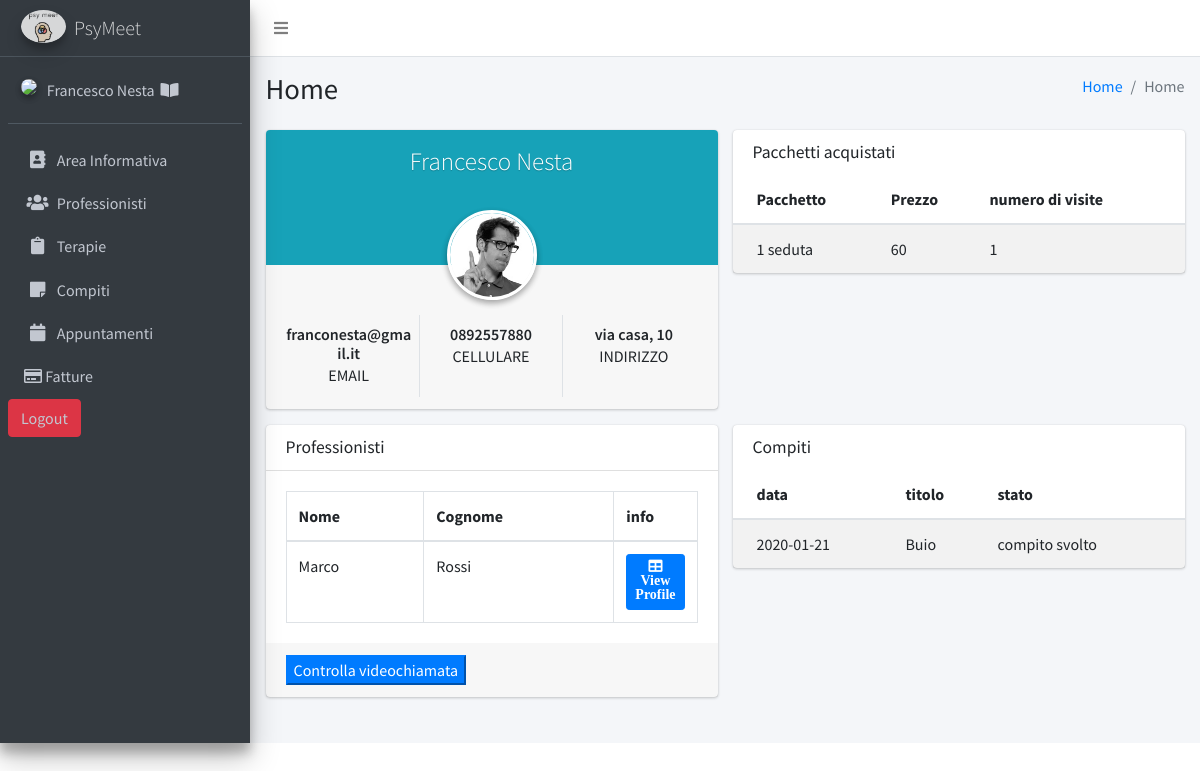
/interface/Paziente/indexPaziente.php (signed in), run on the app's committed database.
### tables this page shows
CREATE TABLE paziente(
 cf CHAR(16) not null,
 nome VARCHAR(20) not null,
 cognome VARCHAR(20) not null,
 data_nascita DATE not null,
 email VARCHAR(50) not null unique,
 telefono VARCHAR(15) not null,
 passwor VARCHAR(50) not null,
 indirizzo VARCHAR(500) not null,
 istruzione VARCHAR(500) not null,
 lavoro VARCHAR(100) not null,
 difficol_cura INT not null,
 foto_profilo_paz MEDIUMBLOB,
 videochiamata boolean,
 PRIMARY KEY(cf)
);

CREATE TABLE pacchetto(
 id_pacchetto INT unsigned auto_increment not null,
 n_sedute INT not null,
 prezzo FLOAT not null,
 tipologia VARCHAR(500) not null,
 PRIMARY KEY(id_pacchetto)
);

CREATE TABLE fattura(
 id_fattura INT unsigned auto_increment not null,
 data DATE not null,
 cf CHAR(16) not null,
 id_scelta INT unsigned not null,
 n_sedute_rim INT unsigned not null,
 PRIMARY KEY(id_fattura),
 FOREIGN KEY(cf) REFERENCES paziente(cf)
 ON DELETE CASCADE ON UPDATE CASCADE,
 FOREIGN KEY(id_scelta) REFERENCES scelta(id_scelta)
 ON DELETE CASCADE ON UPDATE CASCADE
);

CREATE TABLE professionista(
 cf_prof CHAR(16) not null,
 nome VARCHAR(20) not null,
 cognome VARCHAR(20) not null,
 data_nascita DATE not null,
 email VARCHAR(50) not null unique,
 telefono VARCHAR(15) not null,
 cellulare VARCHAR(15) not null,
 passwor VARCHAR(50) not null,
 indirizzo_studio VARCHAR(500) not null,
 esperienze TEXT not null,
 pubblicazioni TEXT not null,
 titolo_studio VARCHAR(500) not null,
 n_iscrizione_albo VARCHAR(100) not null,
 partita_iva CHAR(11) not null,
 pec VARCHAR(50) not null,
 specializzazione VARCHAR(500) ,
 polizza_RC VARCHAR(500) not null,
 foto_profilo_professionista MEDIUMBLOB,
 PRIMARY KEY(cf_prof)
);

CREATE TABLE compito(
 id_compito INT unsigned auto_increment not null,
 data DATE not null,
 effettuato BOOL not null,
 titolo VARCHAR(1000) not null,
 descrizione TEXT not null,
 svolgimento VARCHAR (1000),
 correzione VARCHAR (500),
 cf_prof CHAR(16) not null,
 cf CHAR(16) not null,
 PRIMARY KEY(id_compito),
 FOREIGN KEY(cf_prof) REFERENCES professionista(cf_prof)
 ON DELETE CASCADE ON UPDATE CASCADE,
 FOREIGN KEY(cf) REFERENCES paziente(cf)
 ON DELETE CASCADE ON UPDATE CASCADE
);

### interface/Paziente/indexPaziente.php (the view, shortened to what the rows shown need)
<?php
include '../../storage/Paziente.php';
include '../../storage/Pacchetto.php';
include '../../storage/Fattura.php';
include '../../storage/scelta.php';
include '../../storage/Professionista.php';
include '../../storage/Terapia.php';
include '../../storage/Compito.php';
include '../../storage/DatabaseInterface.php';
include '../../plugins/libArray/FunArray.php';
include '../../applicationLogic/PazienteControl.php';
include '../../applicationLogic/PacchettoControl.php';
include '../../applicationLogic/AreaInformativaControl.php';
include '../../applicationLogic/CompitoControl.php';
$cfPaziente = $_SESSION['codiceFiscale'];
$paz = PazienteControl::getPaz($cfPaziente);
$pacchettiPaz = PacchettoControl::getFatture($cfPaziente);
$professionistiByPaz = AreaInformativaControl::getProfessionistByPaz($cfPaziente);
$compitiPaz = CompitoControl::selectAllCompitiPaz($cfPaziente);
?>
<!DOCTYPE html>
<html>
<head>
    <link rel="stylesheet" href="../../plugins/fontawesome-free/css/all.min.css">
    <link rel="stylesheet" href="https://code.ionicframework.com/ionicons/2.0.1/css/ionicons.min.css">
    <link rel="stylesheet" href="../../dist/css/adminlte.min.css">
</head>
<body class="hold-transition sidebar-mini">
<div class="wrapper">
    <aside class="main-sidebar sidebar-dark-primary elevation-4" >
        <div class="sidebar">
            <div class="user-panel mt-3 pb-3 mb-3 d-flex">
                <div class="info">
                    <a href="areaPersonalePaziente.php" class="d-block"><?php echo $paz->getNome() . ' ' . $paz->getCognome(); ?> <i class="nav-icon fas fa-book-open" style="padding-left: 2%;" ></i></a>
                </div>
            </div>
        </div>
    </aside>
    <div class="content-wrapper">
        <section class="content-header">
            <div class="container-fluid">
                <div class="row mb-2">
                    <div class="col-sm-6">
                        <h1>Home</h1>
                    </div>
                </div>
            </div>
        </section>
        <section class="content">
            <div class="container-fluid">
                <div class="row">
                    <div class="col-md-6">
                    <div class="card card-widget widget-user">
                        <div class="widget-user-header bg-info">
                            <h3 class="widget-user-username"><?php echo $paz->getNome() . ' ' . $paz->getCognome() ?></h3>
                        </div>
                        <div class="card-footer">
                            <div class="row">
                                <div class="col-sm-4 border-right">
                                    <div class="description-block">
                                        <h5 class="description-header"><?php echo $paz->getEmail() ?></h5>
                                        <span class="description-text">Email</span>
                                    </div>
                                </div>
                                <div class="col-sm-4 border-right">
                                    <div class="description-block">
                                        <h5 class="description-header"><?php echo $paz->getTelefono() ?></h5>
                                        <span class="description-text">CELLULARE</span>
                                    </div>
                                </div>
                                <div class="col-sm-4">
                                    <div class="description-block">
                                        <h5 class="description-header"><?php echo $paz->getIndirizzo() ?></h5>
                                        <span class="description-text">Indirizzo </span>
                                    </div>
                                </div>
                            </div>
                        </div>
                    </div>
                    </div>
                    <div class="col-md-6">
                    <div class="card" >
                        <div class="card-body table-responsive p-0">
                            <table class="table table-striped table-valign-middle">
                                <thead>
                                <tr>
                                    <th>Pacchetto</th>
                                    <th>Prezzo</th>
                                    <th>numero di visite</th>
                                </tr>
                                </thead>
                                <?php  if ($pacchettiPaz !=null) {
								for ($i=0; $i<count($pacchettiPaz); $i++) {
									$scelta = PacchettoControl::getSceltaById($pacchettiPaz[$i]->getIdScelta());
									$pacchetto = PacchettoControl::recuperaPacchetto($scelta->getIdPacchetto()); ?>
                                        <form method="post" action="../../applicationLogic/PacchettoControlForm.php">
                                            <tbody>
                                            <tr>
                                                <td >
                                                    <?php echo $pacchetto->getTipologia(); ?>
                                                </td>
                                                <td >
                                                    <?php echo $pacchetto->getPrezzo(); ?>
                                                </td>
                                                <td>
                                                    <?php echo $pacchettiPaz[$i]->getNSeduteRim(); ?>
                                                </td>
                                            </tr>
                                            </tbody>
                                        </form>
                                        <?php
								}
							} ?>
                            </table>
                        </div>
                    </div>
                    </div>
                    <div class="col-md-6">
                    <div class="card">
                        <div class="card-body">
                            <table class="table table-bordered">
                                <thead>
                                <tr>
                                    <th>Nome</th>
                                    <th>Cognome</th>
                                    <th style="width: 40px">info</th>
                                </tr>
                                </thead>
                                <tbody>
                                <?php
								if ($professionistiByPaz != null) {
									for ($i=0; $i<count($professionistiByPaz); $i++) { ?>
                                        <tr>
                                            <td><?php echo $professionistiByPaz[$i]->getNome(); ?></td>
                                            <td><?php echo $professionistiByPaz[$i]->getCognome(); ?></td>
                                            <td><form class="" action="../Utente/schedaProfessionista.php" method="post">
                                                    <button type="submit" class="btn btn-primary btn-sm" name="button" style="background-color: #007bff; border-color: #007bff;">
                                                        <i class="nav-icon fas fa-table">
                                                            View Profile
                                                        </i>
                                                    </button>
                                                </form></i></td>
                                        </tr>
                                    <?php }
								} else {
									echo '<tr>
                                            <td>vuoto</td>
                                            <td>vuoto</td>
                                            <td>vuoto</td>
                                        </tr>';
								}
								?>
                                </tbody>
                            </table>
                        </div>
                    </div>
                    </div>
                    <div class="col-md-6">
                        <div class="card" >
                            <div class="card-body table-responsive p-0">
                                <table class="table table-striped table-valign-middle">
                                    <thead>
                                    <tr>
                                        <th>data</th>
                                        <th>titolo</th>
                                        <th>stato</th>
                                    </tr>
                                    </thead>
                                    <?php  if ($compitiPaz !=null) {
									for ($i=0; $i<count($compitiPaz); $i++) {
										?>
                                                <tbody>
                                                <tr>
                                                    <td >
                                                        <?php echo $compitiPaz[$i]->getData(); ?>
                                                    </td>
                                                    <td >
                                                        <?php echo $compitiPaz[$i]->getTitolo(); ?>
                                                    </td>
                                                    <td>
                                                        <?php $eff = $compitiPaz[$i]->getEffettuato();
										if ($eff == 1) {
											echo 'compito svolto';
										} elseif ($eff == 0) {
											echo 'compito non svolto';
										} ?>
                                                    </td>
                                                </tr>
                                                </tbody>
                                            <?php
									}
								} ?>
                                </table>
                            </div>
                        </div>
                    </div>
                </div>
            </div>
        </section>
    </div>
</div>
</body>
</html>

### data on the page
paziente: nome "Francesco", cognome "Nesta", email "franconesta@gmail.it", telefono "0892557880", indirizzo "via casa, 10"
pacchetto: tipologia "1 seduta", prezzo "60"
fattura: n_sedute_rim "1"
professionista: nome "Marco", cognome "Rossi"
compito: data "2020-01-21", titolo "Buio", effettuato "compito svolto"
